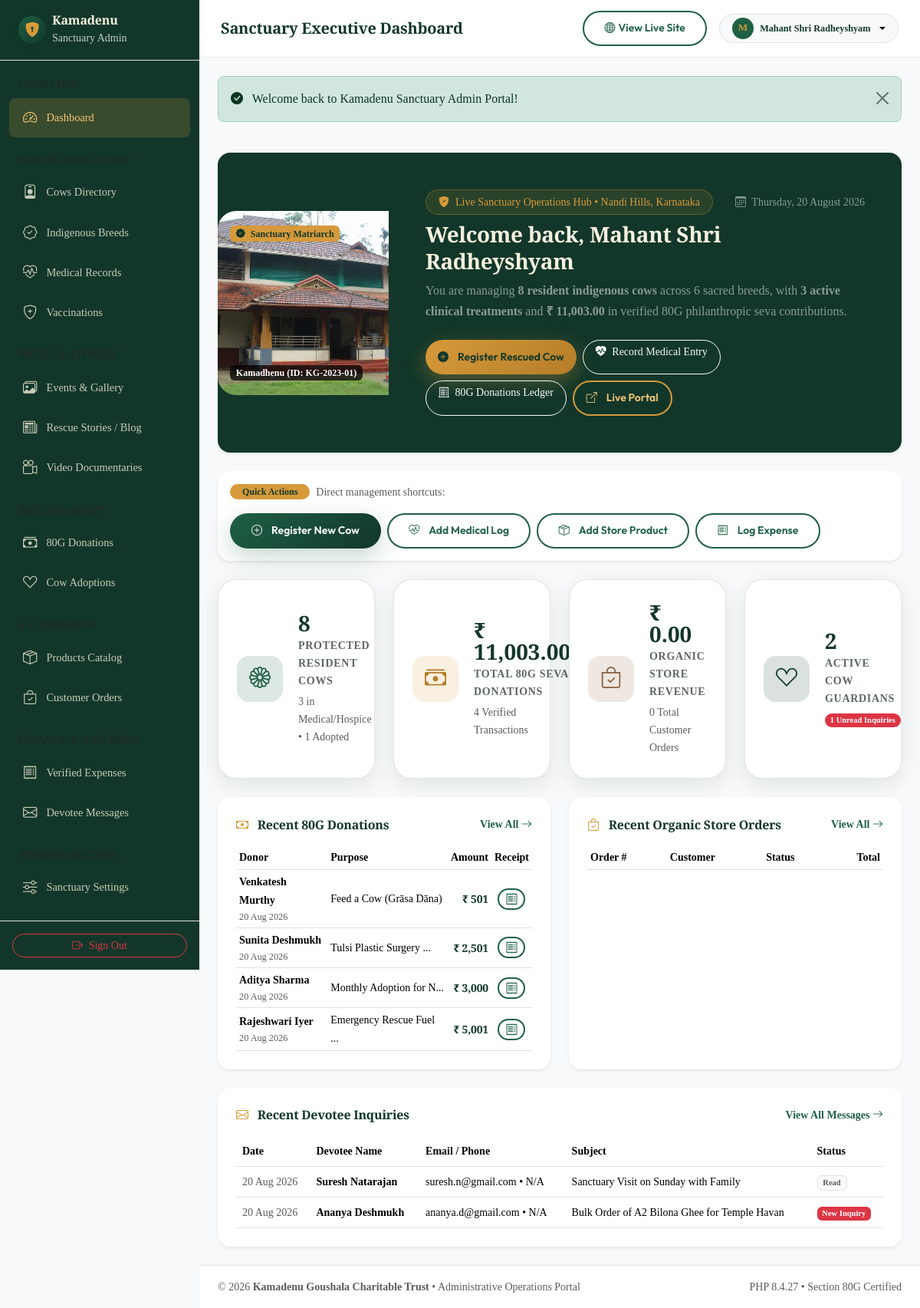
/admin/index.php (signed in), run on the app's committed database.
### tables this page shows
CREATE TABLE `donations` (
  `id` INT UNSIGNED AUTO_INCREMENT PRIMARY KEY,
  `donation_number` VARCHAR(40) NOT NULL UNIQUE,
  `seva_program_id` INT UNSIGNED DEFAULT NULL,
  `cow_id` INT UNSIGNED DEFAULT NULL,
  `donor_name` VARCHAR(150) NOT NULL,
  `donor_email` VARCHAR(150) NOT NULL,
  `donor_phone` VARCHAR(25) NOT NULL,
  `donor_pan` VARCHAR(20) DEFAULT NULL,
  `donor_address` TEXT DEFAULT NULL,
  `donor_city` VARCHAR(100) DEFAULT NULL,
  `donor_state` VARCHAR(100) DEFAULT NULL,
  `donor_pincode` VARCHAR(20) DEFAULT NULL,
  `amount` DECIMAL(10,2) NOT NULL,
  `purpose` VARCHAR(255) DEFAULT 'General Gau Seva',
  `is_80g_claimed` TINYINT(1) DEFAULT 1,
  `status` ENUM('pending', 'success', 'failed', 'refunded') DEFAULT 'pending',
  `created_at` TIMESTAMP DEFAULT CURRENT_TIMESTAMP,
  FOREIGN KEY (`seva_program_id`) REFERENCES `seva_programs` (`id`) ON DELETE SET NULL,
  FOREIGN KEY (`cow_id`) REFERENCES `cows` (`id`) ON DELETE SET NULL
);

CREATE TABLE `contact_messages` (
  `id` INT UNSIGNED AUTO_INCREMENT PRIMARY KEY,
  `name` VARCHAR(120) NOT NULL,
  `email` VARCHAR(150) NOT NULL,
  `mobile` VARCHAR(25) NOT NULL,
  `subject` VARCHAR(200) NOT NULL,
  `message` TEXT NOT NULL,
  `is_read` TINYINT(1) DEFAULT 0,
  `reply_notes` TEXT DEFAULT NULL,
  `created_at` TIMESTAMP DEFAULT CURRENT_TIMESTAMP
);

### admin/index.php (the view, shortened to what the rows shown need)
<?php
require_once __DIR__ . '/includes/header.php';
$recentDonations = Database::fetchAll("
    SELECT d.*, c.name AS cow_name
    FROM donations d
    LEFT JOIN cows c ON d.cow_id = c.id
    ORDER BY d.created_at DESC
    LIMIT 5
");
$recentMessages = Database::fetchAll("
    SELECT * FROM contact_messages
    ORDER BY created_at DESC
    LIMIT 5
");
?>
<div class="card border-0 rounded-4 shadow-sm overflow-hidden mb-4 bg-forest-dark text-white position-relative">
    <div class="row g-0 align-items-center">
        <div class="col-md-8 col-lg-9 p-4 p-lg-5">
            <h2 class="h3 font-serif text-cream fw-bold mb-2">
                Welcome back, <?= e($currentUser['name'] ?? 'Administrator'); ?>
            </h2>
        </div>
    </div>
</div>
<div class="row g-4 mb-4">
    <div class="col-lg-6">
        <div class="card p-4 rounded-4 border-0 shadow-sm bg-white h-100">
            <div class="d-flex justify-content-between align-items-center mb-3">
                <h2 class="h6 font-serif text-forest-dark mb-0"><i class="bi bi-cash text-gold me-2"></i> Recent 80G Donations</h2>
            </div>
            <div class="table-responsive">
                <table class="table table-sm table-hover align-middle mb-0 small">
                    <thead class="bg-cream-soft">
                        <tr>
                            <th>Donor</th>
                            <th>Purpose</th>
                            <th class="text-end">Amount</th>
                            <th class="text-center">Receipt</th>
                        </tr>
                    </thead>
                    <tbody>
                        <?php foreach ($recentDonations as $d): ?>
                        <tr>
                            <td>
                                <strong><?= e($d['donor_name']); ?></strong>
                                <small class="text-muted d-block"><?= format_date($d['created_at']); ?></small>
                            </td>
                            <td><?= e(mb_strimwidth($d['purpose'], 0, 25, '...')); ?></td>
                            <td class="text-end font-serif fw-bold text-forest-dark"><?= format_inr($d['amount']); ?></td>
                            <td class="text-center">
                                <a href="<?= BASE_URL; ?>/receipt.php?num=<?= e($d['donation_number']); ?>" target="_blank" class="btn btn-outline-forest btn-xs rounded-pill px-2 py-0" title="View 80G Receipt">
                                    <i class="bi bi-receipt"></i>
                                </a>
                            </td>
                        </tr>
                        <?php endforeach; ?>
                    </tbody>
                </table>
            </div>
        </div>
    </div>
    <div class="col-lg-6">
        <div class="card p-4 rounded-4 border-0 shadow-sm bg-white h-100">
            <div class="d-flex justify-content-between align-items-center mb-3">
                <h2 class="h6 font-serif text-forest-dark mb-0"><i class="bi bi-bag-check text-gold me-2"></i> Recent Organic Store Orders</h2>
            </div>
            <div class="table-responsive">
                <table class="table table-sm table-hover align-middle mb-0 small">
                    <thead class="bg-cream-soft">
                        <tr>
                            <th>Order #</th>
                            <th>Customer</th>
                            <th>Status</th>
                            <th class="text-end">Total</th>
                        </tr>
                    </thead>
                </table>
            </div>
        </div>
    </div>
</div>
<div class="card p-4 rounded-4 border-0 shadow-sm bg-white">
    <div class="d-flex justify-content-between align-items-center mb-3">
        <h2 class="h6 font-serif text-forest-dark mb-0"><i class="bi bi-envelope text-gold me-2"></i> Recent Devotee Inquiries</h2>
    </div>
    <div class="table-responsive">
        <table class="table table-hover align-middle mb-0 small">
            <thead class="bg-cream-soft">
                <tr>
                    <th>Date</th>
                    <th>Devotee Name</th>
                    <th>Email / Phone</th>
                    <th>Subject</th>
                    <th>Status</th>
                </tr>
            </thead>
            <tbody>
                <?php foreach ($recentMessages as $m): ?>
                <tr>
                    <td class="text-nowrap text-muted"><?= format_date($m['created_at']); ?></td>
                    <td><strong><?= e($m['name']); ?></strong></td>
                    <td><?= e($m['email']); ?> &bull; <?= e($m['phone'] ?? 'N/A'); ?></td>
                    <td><?= e($m['subject']); ?></td>
                    <td>
                        <?php if ($m['is_read']): ?>
                            <span class="badge bg-light text-muted border">Read</span>
                        <?php else: ?>
                            <span class="badge bg-danger">New Inquiry</span>
                        <?php endif; ?>
                    </td>
                </tr>
                <?php endforeach; ?>
            </tbody>
        </table>
    </div>
</div>
<?php require_once __DIR__ . '/includes/footer.php'; ?>

### data on the page
donations: donor_name "Venkatesh Murthy", created_at "20 Aug 2026", purpose "Feed a Cow (Grāsa Dāna)", amount "₹ 501"
donations: donor_name "Sunita Deshmukh", created_at "20 Aug 2026", purpose "Tulsi Plastic Surgery ...", amount "₹ 2,501"
donations: donor_name "Aditya Sharma", created_at "20 Aug 2026", purpose "Monthly Adoption for N...", amount "₹ 3,000"
donations: donor_name "Rajeshwari Iyer", created_at "20 Aug 2026", purpose "Emergency Rescue Fuel ...", amount "₹ 5,001"
contact_messages: created_at "20 Aug 2026", name "Suresh Natarajan", email "suresh.n@gmail.com", phone "N/A", subject "Sanctuary Visit on Sunday with Family", is_read "Read"
contact_messages: created_at "20 Aug 2026", name "Ananya Deshmukh", email "ananya.d@gmail.com", phone "N/A", subject "Bulk Order of A2 Bilona Ghee for Temple Havan", is_read "New Inquiry"

### other printed values
$pageTitle "Sanctuary Executive Dashboard"
substr($currentUser['name'] ?? 'A', 0, 1) "M"
$currentUser['name'] "Mahant Shri Radheyshyam"
$flashSuccess "Welcome back to Kamadenu Sanctuary Admin Portal!"
$totalCows "8"
$treatmentCows "3"
format_inr($totalDonationsAmount, true) "₹ 11,003.00"
$adoptedCows "1"
$totalDonationsCount "4"
format_inr($totalStoreRevenue, true) "₹ 0.00"
$totalOrdersCount "0"
$totalAdoptionsCount "2"
$unreadMessages "1"
PHP_VERSION "8.4.27"
